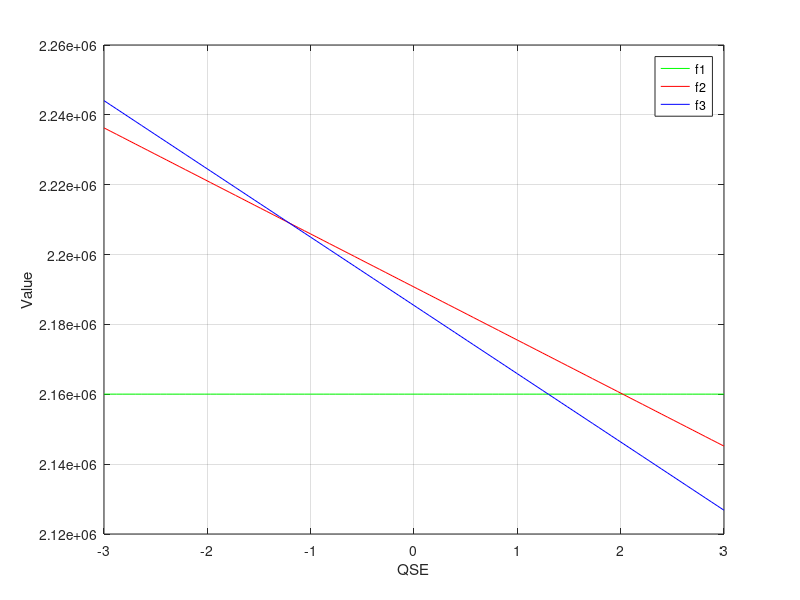

Here is the MATLAB script that generated this plot: (Note: this script raises an error after producing the figure.)
L = 30;
CE = 2 * 10e+4;
CSE = 10e+4;
lgtQE = normrnd(0.6,1/6,1,10000000);
QE = exp(lgtQE)./(1+exp(lgtQE));
QE = mean(QE);
CT1 = 0;
CT2 = 1.5 * 10e+3;
CT3 = 2 * 10e+3;
PSE1 = 0;
lgtPSE = mvnrnd([-1.4 -1.1],[0.10 0.05; 0.05 0.25], 10000000).';
lgtPSE2 = lgtPSE(1,:);
lgtPSE3 = lgtPSE(2,:);
PSE2 = exp(lgtPSE2)./(1+exp(lgtPSE2));
PSE3 = exp(lgtPSE3)./(1 + exp(lgtPSE3));
PSE2 = mean(PSE2);
PSE3 = mean(PSE3);
PE1 = betarnd(15,85,1,10000000);
logOR = mvnrnd([-1.5 -1.75],[0.11 0.02; 0.02 0.06], 1*10000000).';
logOR2 = reshape(logOR(1,:), 1, 10000000);
logOR3 = reshape(logOR(2,:), 1, 10000000);
PE2 = 1./(1+(1-PE1)./(PE1.*exp(logOR2)));
PE3 = 1./(1+(1-PE1)./(PE1.*exp(logOR3)));
PE2 = mean(PE2);
PE3 = mean(PE3);
PE1 = 0.15;
lam = 75000;
P1  = (1-PSE1)*PE1*(lam*(L*(1+QE)/2)-CE) ...
        + (1-PSE1)*(1-PE1)*(lam*L) - CT1;
P21 = PSE2*PE2*(lam*(L*(1+QE)/2)-(CSE+CE)) ...
        + PSE2*(1-PE2)*(lam*L-CSE) ...
        + (1-PSE2)*PE2*(lam*(L*(1+QE)/2)-CE) ...
        + (1-PSE2)*(1-PE2)*(lam*L) - CT2;
P22 = -PSE2*PE2*lam - PSE2*(1 - PE2)*lam;
P31 = PSE3*PE3*(lam*(L*(1+QE)/2)-(CSE+CE)) ...
        + PSE3*(1-PE3)*(lam*L-CSE) ...
        + (1-PSE3)*PE3*(lam*(L*(1+QE)/2)-CE) ...
        + (1-PSE3)*(1-PE3)*(lam*L) - CT3;
P32 = -PSE3*PE3*lam - PSE3*(1 - PE3)*lam;
ab = (P1 - P21)/P22;
ac = (P1 - P31)/P32;
bc = (P21-P31)/(P32-P22);

x = linspace(-3,3);
f1 = 0*x + 2.160049587877568e+06;
f2 = P21 + P22*x;
f3 = P31 + P32*x;

plot(x,f1,'-g','DisplayName','f1');
hold on
plot(x,f2,'-r','DisplayName','f2');
plot(x,f3,'-b','DisplayName','f3');
hold off
grid on
xlabel('QSE');
ylabel('Value'); 

lgd = legend;
lgd.NumColumns =1;

saveas(gcf,'QSEkaiseki','epsc');


